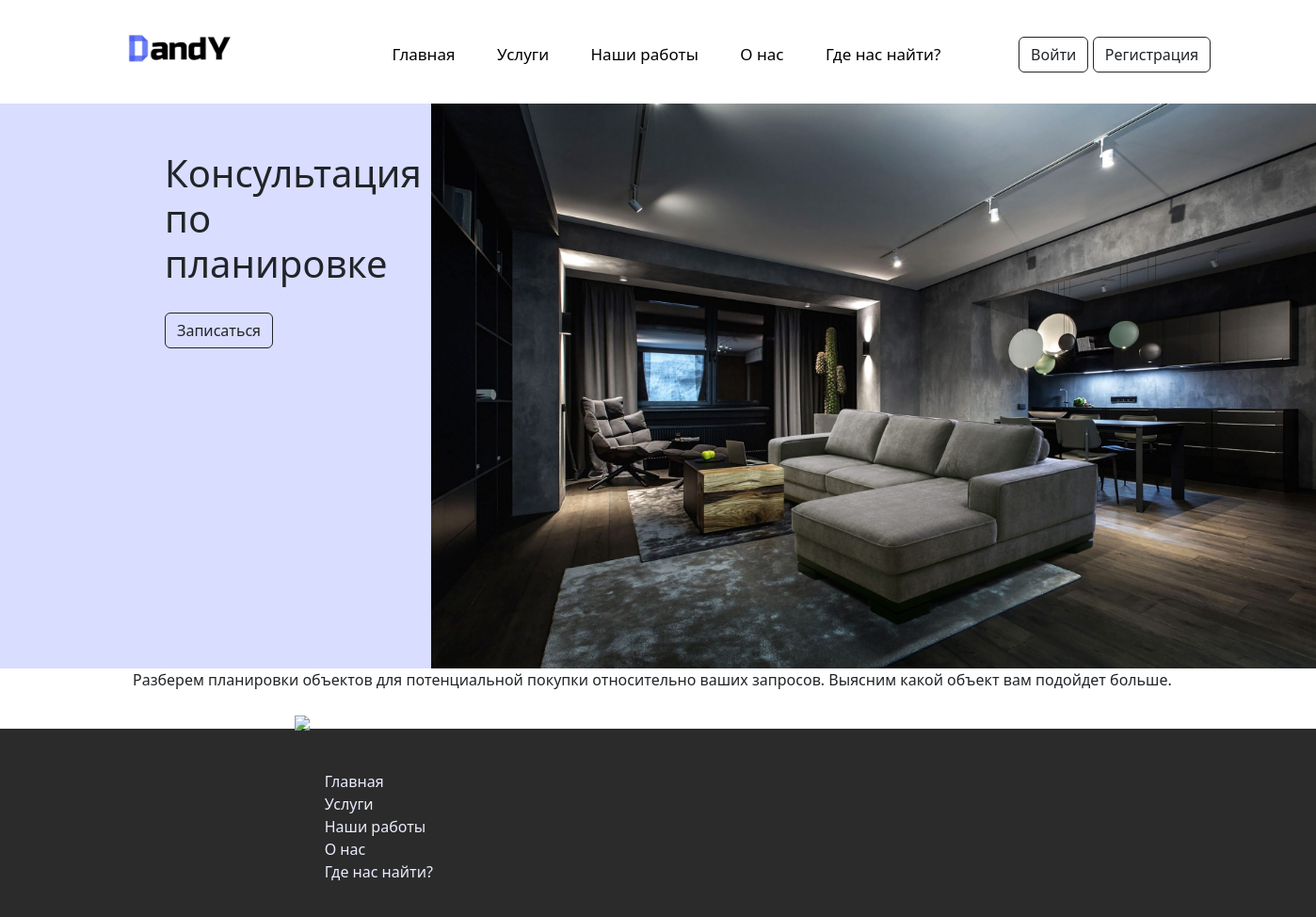
/examples.php?id=7, run on the app's committed database.
### tables this page shows
CREATE TABLE `services` (
  `id_services` int NOT NULL,
  `name_services` varchar(255) DEFAULT NULL,
  `price_services` varchar(255) DEFAULT NULL,
  `info_services` varchar(1000) DEFAULT NULL,
  `details_services` varchar(255) NOT NULL,
  `term_services` varchar(255) NOT NULL,
  `photo-services` varchar(2000) NOT NULL
);

### examples.php (the view, shortened to what this page needs)
<?php
require_once('header.php');
require_once('db.php');
$serviceId = isset($_GET['id']) ? $_GET['id'] : 0;
$stmt = $conn->prepare("SELECT name_services, price_services, info_services, details_services, term_services FROM services WHERE id_services = ?");
$stmt->bind_param("i", $serviceId);
$stmt->execute();
$result = $stmt->get_result();
$service = $result->fetch_assoc();
?>
<body>
    <div class=" exam_cont">
        <div class="head_examples">
            <div class="left_block">
                <h1 class="name_exam"><?php echo htmlspecialchars($service['name_services']); ?></h1>
                <a class="btn-aut btn btn-outline-dark" href="entry.php?id=<?php echo $serviceId; ?>">Записаться</a>
            </div>
            <div class="right_block">
                <img class="primer_photo" src="media/photo1.jpg" alt="" srcset="">
            </div>
        </div>
        <div class="container outline">
            <p><?php echo htmlspecialchars($service['info_services']); ?></p>
        </div>
        <div class="examples_of_work">
        </div>
    </div>
</body>
<?php require_once('footer.php'); ?>

### css/style.css (style rules this page uses)
* { margin: 0; padding: 0; box-sizing: border-box; scroll-behavior: smooth; }
.head_examples { display: flex; justify-content: space-between; margin-top: 110px; background-color: #d9ddff; }
.left_block { padding-top: 50px; padding-left: 175px; }
.primer_photo { display: block; width: 940px; height: 600px; }
.name_exam { padding-bottom: 20px; }

### data on the page
services: name_services "Консультация по планировке", info_services "Разберем планировки объектов для потенциальной покупки относительно ваших запросов. Выясним какой объект вам подойдет больше."
